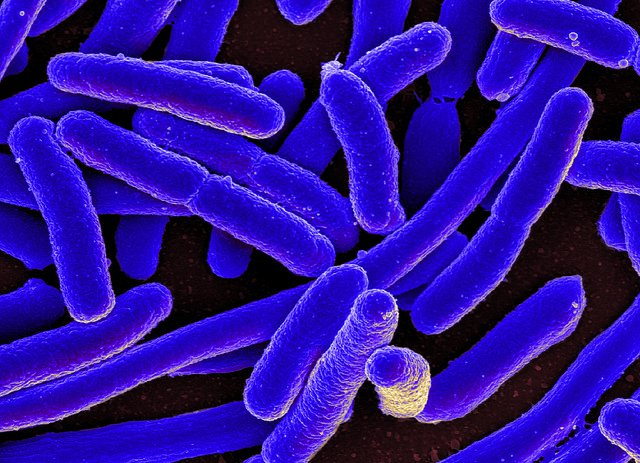
#> input picture bacteria.jpg, 640 x 463 px, found by its file name
$ python 16_30.py
#> lines starting #> are read from the running program, lines starting #| are printed output that depends on the picture
import numpy as np
import matplotlib.pyplot as plt

# [68 lines of commented-out code are left out]

image = plt.imread('bacteria.jpg')
#> image is the input picture: shape (463, 640, 3); mean R, G, B 44.4, 17, 151.9
image = image[:,:,0]
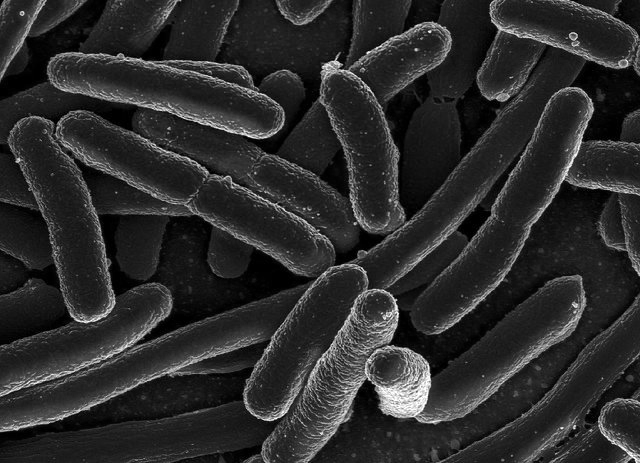
#> image: shape (463, 640); min 0, max 255, mean 44.4
plt.imshow(image)
plt.show()
